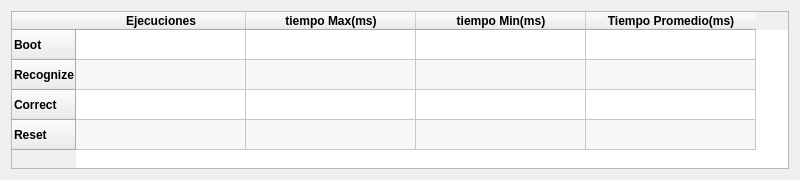
<?xml version="1.0" encoding="UTF-8"?>
<ui version="4.0">
 <class>DialogStatistics</class>
 <widget class="QDialog" name="DialogStatistics">
  <property name="geometry">
   <rect>
    <x>0</x>
    <y>0</y>
    <width>800</width>
    <height>180</height>
   </rect>
  </property>
  <property name="minimumSize">
   <size>
    <width>800</width>
    <height>180</height>
   </size>
  </property>
  <property name="maximumSize">
   <size>
    <width>800</width>
    <height>180</height>
   </size>
  </property>
  <property name="windowTitle">
   <string>Estadisticas De kernels </string>
  </property>
  <property name="windowIcon">
   <iconset resource="../imageResource.qrc">
    <normaloff>:/icons/statistic.png</normaloff>:/icons/statistic.png</iconset>
  </property>
  <layout class="QVBoxLayout" name="verticalLayout">
   <item>
    <widget class="QTableWidget" name="tableWidget">
     <property name="accessibleName">
      <string>Estadisticas De kernels </string>
     </property>
     <property name="accessibleDescription">
      <string>Estadisticas De kernels </string>
     </property>
     <property name="editTriggers">
      <set>QAbstractItemView::NoEditTriggers</set>
     </property>
     <property name="alternatingRowColors">
      <bool>true</bool>
     </property>
     <property name="showGrid">
      <bool>true</bool>
     </property>
     <attribute name="horizontalHeaderDefaultSectionSize">
      <number>170</number>
     </attribute>
     <row>
      <property name="text">
       <string>Boot</string>
      </property>
      <property name="font">
       <font>
        <weight>75</weight>
        <bold>true</bold>
       </font>
      </property>
     </row>
     <row>
      <property name="text">
       <string>Recognize</string>
      </property>
      <property name="font">
       <font>
        <weight>75</weight>
        <bold>true</bold>
       </font>
      </property>
     </row>
     <row>
      <property name="text">
       <string>Correct</string>
      </property>
      <property name="font">
       <font>
        <weight>75</weight>
        <bold>true</bold>
       </font>
      </property>
     </row>
     <row>
      <property name="text">
       <string>Reset</string>
      </property>
      <property name="font">
       <font>
        <weight>75</weight>
        <bold>true</bold>
       </font>
      </property>
     </row>
     <column>
      <property name="text">
       <string>Ejecuciones</string>
      </property>
      <property name="font">
       <font>
        <weight>75</weight>
        <bold>true</bold>
       </font>
      </property>
      <property name="textAlignment">
       <set>AlignHCenter|AlignVCenter|AlignCenter</set>
      </property>
     </column>
     <column>
      <property name="text">
       <string>tiempo Max(ms)</string>
      </property>
      <property name="font">
       <font>
        <weight>75</weight>
        <bold>true</bold>
       </font>
      </property>
      <property name="textAlignment">
       <set>AlignHCenter|AlignVCenter|AlignCenter</set>
      </property>
     </column>
     <column>
      <property name="text">
       <string>tiempo Min(ms)</string>
      </property>
      <property name="font">
       <font>
        <weight>75</weight>
        <bold>true</bold>
       </font>
      </property>
      <property name="textAlignment">
       <set>AlignHCenter|AlignVCenter|AlignCenter</set>
      </property>
     </column>
     <column>
      <property name="text">
       <string>Tiempo Promedio(ms)</string>
      </property>
      <property name="font">
       <font>
        <weight>75</weight>
        <bold>true</bold>
       </font>
      </property>
      <property name="textAlignment">
       <set>AlignHCenter|AlignVCenter|AlignCenter</set>
      </property>
     </column>
     <item row="0" column="0">
      <property name="text">
       <string/>
      </property>
      <property name="textAlignment">
       <set>AlignHCenter|AlignVCenter|AlignCenter</set>
      </property>
      <property name="flags">
       <set>ItemIsSelectable|ItemIsEditable|ItemIsDragEnabled|ItemIsUserCheckable|ItemIsEnabled</set>
      </property>
     </item>
     <item row="0" column="1">
      <property name="text">
       <string/>
      </property>
      <property name="textAlignment">
       <set>AlignHCenter|AlignVCenter|AlignCenter</set>
      </property>
      <property name="flags">
       <set>ItemIsSelectable|ItemIsEditable|ItemIsDragEnabled|ItemIsUserCheckable|ItemIsEnabled</set>
      </property>
     </item>
     <item row="0" column="2">
      <property name="text">
       <string/>
      </property>
      <property name="textAlignment">
       <set>AlignHCenter|AlignVCenter|AlignCenter</set>
      </property>
      <property name="flags">
       <set>ItemIsSelectable|ItemIsEditable|ItemIsDragEnabled|ItemIsUserCheckable|ItemIsEnabled</set>
      </property>
     </item>
     <item row="0" column="3">
      <property name="text">
       <string/>
      </property>
      <property name="textAlignment">
       <set>AlignHCenter|AlignVCenter|AlignCenter</set>
      </property>
     </item>
     <item row="1" column="0">
      <property name="text">
       <string/>
      </property>
      <property name="textAlignment">
       <set>AlignHCenter|AlignVCenter|AlignCenter</set>
      </property>
      <property name="flags">
       <set>ItemIsSelectable|ItemIsEditable|ItemIsDragEnabled|ItemIsUserCheckable|ItemIsEnabled</set>
      </property>
     </item>
     <item row="1" column="1">
      <property name="text">
       <string/>
      </property>
      <property name="textAlignment">
       <set>AlignHCenter|AlignVCenter|AlignCenter</set>
      </property>
      <property name="flags">
       <set>ItemIsSelectable|ItemIsEditable|ItemIsDragEnabled|ItemIsUserCheckable|ItemIsEnabled</set>
      </property>
     </item>
     <item row="1" column="2">
      <property name="text">
       <string/>
      </property>
      <property name="textAlignment">
       <set>AlignHCenter|AlignVCenter|AlignCenter</set>
      </property>
      <property name="flags">
       <set>ItemIsSelectable|ItemIsEditable|ItemIsDragEnabled|ItemIsUserCheckable|ItemIsEnabled</set>
      </property>
     </item>
     <item row="1" column="3">
      <property name="text">
       <string/>
      </property>
      <property name="textAlignment">
       <set>AlignHCenter|AlignVCenter|AlignCenter</set>
      </property>
     </item>
     <item row="2" column="0">
      <property name="text">
       <string/>
      </property>
      <property name="textAlignment">
       <set>AlignHCenter|AlignVCenter|AlignCenter</set>
      </property>
      <property name="flags">
       <set>ItemIsSelectable|ItemIsEditable|ItemIsDragEnabled|ItemIsUserCheckable|ItemIsEnabled</set>
      </property>
     </item>
     <item row="2" column="1">
      <property name="text">
       <string/>
      </property>
      <property name="textAlignment">
       <set>AlignHCenter|AlignVCenter|AlignCenter</set>
      </property>
      <property name="flags">
       <set>ItemIsSelectable|ItemIsEditable|ItemIsDragEnabled|ItemIsUserCheckable|ItemIsEnabled</set>
      </property>
     </item>
     <item row="2" column="2">
      <property name="text">
       <string/>
      </property>
      <property name="textAlignment">
       <set>AlignHCenter|AlignVCenter|AlignCenter</set>
      </property>
      <property name="flags">
       <set>ItemIsSelectable|ItemIsEditable|ItemIsDragEnabled|ItemIsUserCheckable|ItemIsEnabled</set>
      </property>
     </item>
     <item row="2" column="3">
      <property name="text">
       <string/>
      </property>
      <property name="textAlignment">
       <set>AlignHCenter|AlignVCenter|AlignCenter</set>
      </property>
     </item>
     <item row="3" column="0">
      <property name="text">
       <string/>
      </property>
      <property name="textAlignment">
       <set>AlignHCenter|AlignVCenter|AlignCenter</set>
      </property>
      <property name="flags">
       <set>ItemIsSelectable|ItemIsEditable|ItemIsDragEnabled|ItemIsUserCheckable|ItemIsEnabled</set>
      </property>
     </item>
     <item row="3" column="1">
      <property name="text">
       <string/>
      </property>
      <property name="textAlignment">
       <set>AlignHCenter|AlignVCenter|AlignCenter</set>
      </property>
      <property name="flags">
       <set>ItemIsSelectable|ItemIsEditable|ItemIsDragEnabled|ItemIsUserCheckable|ItemIsEnabled</set>
      </property>
     </item>
     <item row="3" column="2">
      <property name="text">
       <string/>
      </property>
      <property name="textAlignment">
       <set>AlignHCenter|AlignVCenter|AlignCenter</set>
      </property>
      <property name="flags">
       <set>ItemIsSelectable|ItemIsEditable|ItemIsDragEnabled|ItemIsUserCheckable|ItemIsEnabled</set>
      </property>
     </item>
     <item row="3" column="3">
      <property name="text">
       <string/>
      </property>
      <property name="textAlignment">
       <set>AlignHCenter|AlignVCenter|AlignCenter</set>
      </property>
     </item>
    </widget>
   </item>
  </layout>
 </widget>
 <resources>
  <include location="../imageResource.qrc"/>
 </resources>
 <connections/>
</ui>
